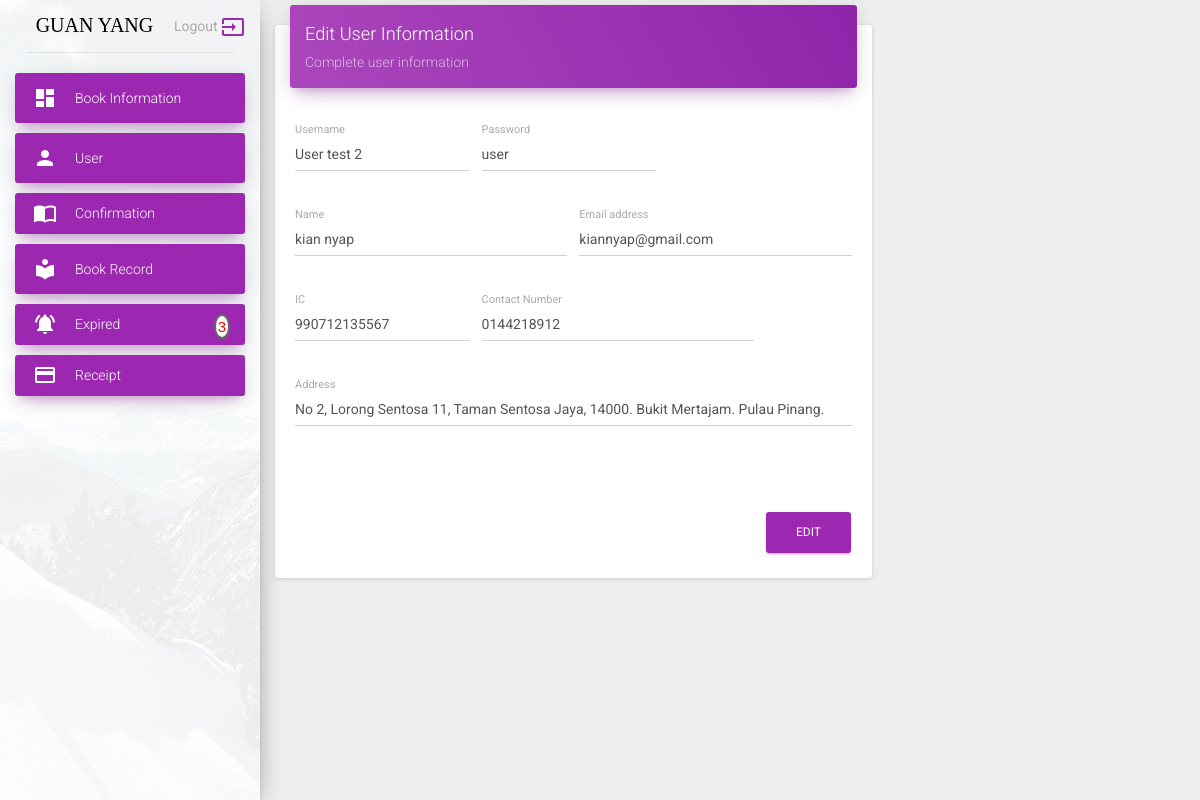
The page /examples/user_edit.php?id=2 (signed in) on the database its author committed.
### tables this page shows
CREATE TABLE `member` (
  `id` int(11) NOT NULL,
  `username` varchar(50) DEFAULT NULL,
  `password` varchar(50) DEFAULT NULL,
  `name` varchar(50) DEFAULT NULL,
  `email` varchar(50) DEFAULT NULL,
  `phone` varchar(11) DEFAULT NULL,
  `address` varchar(100) DEFAULT NULL,
  `ic` varchar(12) DEFAULT NULL,
  `created_by` varchar(50) DEFAULT NULL,
  `updated_by` varchar(50) DEFAULT NULL,
  `status` varchar(50) DEFAULT 'active'
);

### examples/user_edit.php (the view, shortened to what this page needs)
<?php
include_once("../connection/db.php");
$select_user = "SELECT * FROM member WHERE id = '".$_GET['id']."'";
$result_user = mysqli_query($conn,$select_user);
$row = mysqli_fetch_assoc($result_user);
?>
<!doctype html>
<html lang="en">
<head>
    <link href="../assets/css/bootstrap.min.css" rel="stylesheet" />
    <link href="../assets/css/material-dashboard.css?v=1.2.0" rel="stylesheet" />
    <link href="../assets/css/demo.css" rel="stylesheet" />
    <link href="http://maxcdn.bootstrapcdn.com/font-awesome/latest/css/font-awesome.min.css" rel="stylesheet">
</head>
<body>
    <div class="wrapper">
        <div class="sidebar" data-color="purple" data-image="../assets/img/sidebar-1.jpg">
           <?
            include("../sidebar.php");
            ?>
        </div>
        <div class="main-panel">
                <div class="container-fluid">
                    <div class="row">
                        <div class="col-md-8">
                            <div class="card">
                                <div class="card-header" data-background-color="purple">
                                    <h4 class="title">Edit User Information</h4>
                                    <p class="category">Complete user information</p>
                                </div>
                                <div class="card-content">
                                    <form method="post" action="user_edit.php?id=<?php echo $_GET['id']; ?>">
                                        <div class="row">
                                            <div class="col-md-4">
                                                <div class="form-group label-floating">
                                                    <label class="control-label">Username</label>
                                                    <input type="text" name="username" class="form-control"
                                                    value="<?php echo $row['username']; ?>">
                                                </div>
                                            </div>
                                            <div class="col-md-4">
                                                <div class="form-group label-floating">
                                                    <label class="control-label">Password</label>
                                                    <input type="text" name="password" class="form-control"
                                                     value="<?php echo $row['password']; ?>">
                                                </div>
                                            </div>
                                        </div>
                                        <div class="row">
                                            <div class="col-md-6">
                                                <div class="form-group label-floating">
                                                    <label class="control-label">Name</label>
                                                    <input type="text" name="name" class="form-control"
                                                    value="<?php echo $row['name']; ?>">
                                                </div>
                                            </div>
                                            <div class="col-md-6">
                                                <div class="form-group label-floating">
                                                    <label class="control-label">Email address</label>
                                                    <input type="email" name="email" class="form-control"
                                                    value="<?php echo $row['email']; ?>">
                                                </div>
                                            </div>
                                        </div>
                                        <div class="row">
                                            <div class="col-md-4">
                                                <div class="form-group label-floating">
                                                    <label class="control-label">IC</label>
                                                    <input type="text" name="ic" class="form-control"
                                                    value="<?php echo $row['ic']; ?>">
                                                </div>
                                            </div>
                                            <div class="col-md-6">
                                                <div class="form-group label-floating">
                                                    <label class="control-label">Contact Number</label>
                                                    <input type="text" name="contact_number" class="form-control"
                                                    value="<?php echo $row['phone']; ?>">
                                                </div>
                                            </div>
                                        </div>
                                        <div class="row">
                                            <div class="col-md-12">
                                                <div class="form-group label-floating">
                                                    <label class="control-label">Address</label>
                                                    <input type="text" name="address" class="form-control"
                                                    value="<?php echo $row['address']; ?>">
                                                </div>
                                            </div>
                                        </div>
                                        <div class="row">
                                            <div class="col-md-12">
                                                <div class="form-group">
                                                    <div class="form-group label-floating">
                                                    </div>
                                                </div>
                                            </div>
                                        </div>
                                        <button type="submit" class="btn btn-primary pull-right" name="edit">Edit
                                        </button>
                                        <div class="clearfix"></div>
                                    </form>
                                </div>
                            </div>
                        </div>
                    </div>
                </div>
        </div>
    </div>
</body>
</html>

### rows shown on the page
member: username "User test 2", password "user", name "kian nyap", email "kiannyap@gmail.com", ic "990712135567", contact_number "0144218912", address "No 2, Lorong Sentosa 11, Taman Sentosa Jaya, 14000. Bukit Mertajam. Pulau Pinang."

### other values the page prints
$_SESSION['name'] "GUAN YANG"
$rows1 "3"
